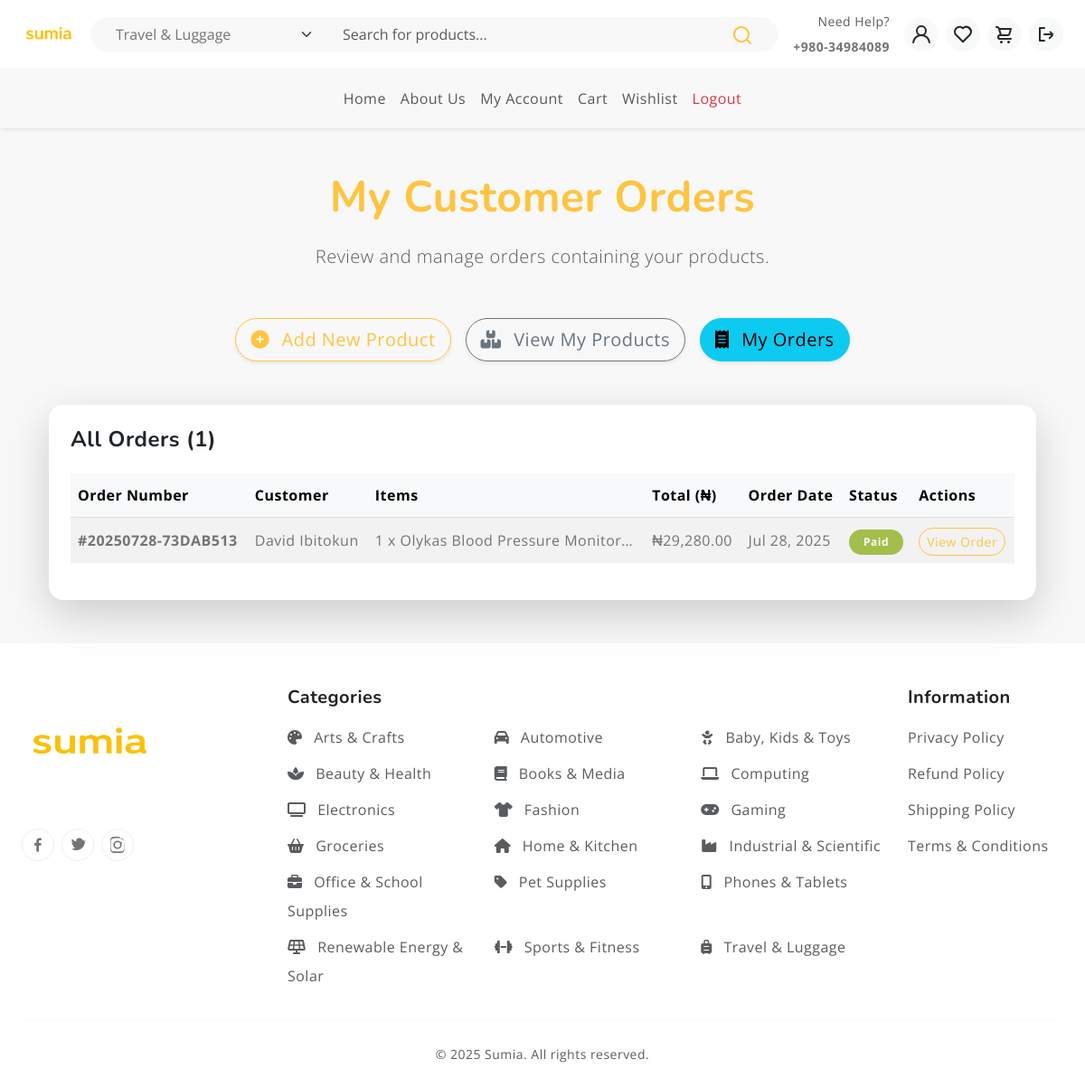
The app's page /vendor/orders/ (signed in), older data.
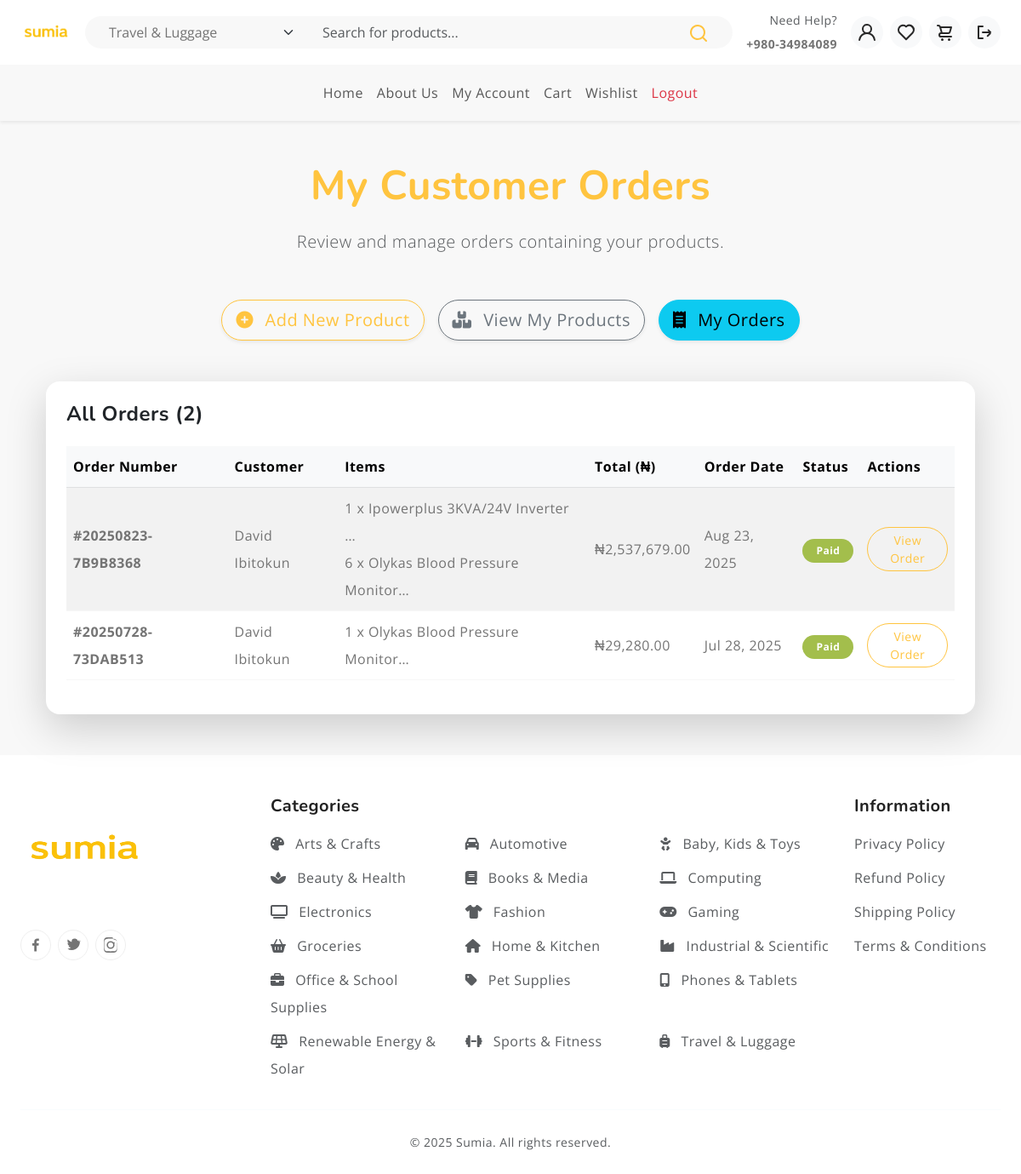
The same page, newer data.
### authentications/models.py (models this page shows, shortened)
class UsersRegistration(AbstractUser):
    ACCOUNT_CHOICES = [
        ('user', 'User'),
        ('vendor', 'Vendor'),
    ]
    account_type = models.CharField(
        max_length=10,
        choices=ACCOUNT_CHOICES,
        default='user',
        verbose_name='Account Type'
    )
    agreed_to_terms = models.BooleanField(
        default=False, # It's good practice to have a default value
        verbose_name='Agreed to Terms and Conditions'
    )
    class Meta:
        verbose_name = 'User Registration'
        verbose_name_plural = 'Users Registrations'

### pages/models.py (models this page shows, shortened)
class Order(models.Model):
    STATUS_CHOICES = [
        ('pending', 'Pending'),
        ('processing', 'Processing'),
        ('shipped', 'Shipped'),
        ('delivered', 'Delivered'),
        ('cancelled', 'Cancelled'),
    ]
    PAYMENT_METHOD_CHOICES = [
        ('COD', 'Cash on Delivery'),
        ('Card', 'Credit/Debit Card'),
        ('Bank Transfer', 'Bank Transfer'),
    ]
    user = models.ForeignKey(User, on_delete=models.SET_NULL, null=True, blank=True)
    total_price = models.DecimalField(max_digits=10, decimal_places=2)
    created_at = models.DateTimeField(auto_now_add=True)
    updated_at = models.DateTimeField(auto_now=True)
    is_paid = models.BooleanField(default=False)
    status = models.CharField(max_length=50, choices=STATUS_CHOICES, default='pending')
    address = models.CharField(max_length=255, blank=True, null=True)
    city = models.CharField(max_length=100, blank=True, null=True)
    zip_code = models.CharField(max_length=20, blank=True, null=True)
    country = models.CharField(max_length=100, blank=True, null=True)
    phone_number = models.CharField(max_length=20, blank=True, null=True)
    payment_method = models.CharField(max_length=50, choices=PAYMENT_METHOD_CHOICES, default='COD')
    order_number = models.CharField(max_length=50, unique=True, blank=True, null=True)
    session_key = models.CharField(max_length=40, blank=True, null=True,
                                   help_text="Session key for guest orders if user is not logged in.")
    class Meta:
        ordering = ['-created_at']

class OrderItem(models.Model):
    order = models.ForeignKey(Order, on_delete=models.CASCADE)
    product = models.ForeignKey(Product, on_delete=models.SET_NULL, null=True, blank=True) # Product can be null if deleted
    quantity = models.PositiveIntegerField(default=1)
    price_at_purchase = models.DecimalField(max_digits=10, decimal_places=2) # Store price at time of order

class Product(models.Model):
    name = models.CharField(max_length=200)
    slug = models.SlugField(max_length=200, unique=True, blank=True)
    description = models.TextField()
    price = models.DecimalField(max_digits=10, decimal_places=2)
    discount_price = models.DecimalField(max_digits=10, decimal_places=2, null=True, blank=True)
    image = models.ImageField(upload_to='products/images/')
    stock_quantity = models.IntegerField(default=0)
    is_available = models.BooleanField(default=True)
    created_at = models.DateTimeField(auto_now_add=True)
    updated_at = models.DateTimeField(auto_now=True)
    creator = models.ForeignKey(User, on_delete=models.SET_NULL, null=True, blank=True, related_name='created_products')
    category = models.ForeignKey(
        Category,
        on_delete=models.SET_NULL,
        null=True,
        blank=True,
        related_name='products_in_category'
    )
    brand = models.ForeignKey(Brand, on_delete=models.SET_NULL, null=True, blank=True, related_name='products')
    tags = TaggableManager(blank=True) # For django-taggit
    class Meta:
        ordering = ['-created_at']

class Category(models.Model):
    name = models.CharField(max_length=100, unique=True)
    slug = models.SlugField(max_length=100, unique=True, blank=True)
    parent = models.ForeignKey(
        'self',
        on_delete=models.SET_NULL,
        null=True,
        blank=True,
        related_name='subcategories'
    )
    description = models.TextField(blank=True)
    is_active = models.BooleanField(default=True)
    created_at = models.DateTimeField(auto_now_add=True)
    updated_at = models.DateTimeField(auto_now=True)
    icon = models.CharField(
        max_length=50,
        blank=True,
        null=True,
        help_text="Font Awesome 6 icon class (e.g., 'fa-solid fa-laptop'). Auto-assigned if empty."
    )
    class Meta:
        verbose_name_plural = 'Categories'
        ordering = ['name']
    CATEGORY_ICON_MAP = {
        'phones': 'fa-solid fa-mobile-alt', 'tablets': 'fa-solid fa-tablet-alt',
        'electronics': 'fa-solid fa-tv', 'computing': 'fa-solid fa-laptop',
        'laptops': 'fa-solid fa-laptop', 'desktops': 'fa-solid fa-desktop',
        'fashion': 'fa-solid fa-shirt', 'clothing': 'fa-solid fa-shirt',
        'shoes': 'fa-solid fa-shoe-prints', 'beauty': 'fa-solid fa-spa',
        'health': 'fa-solid fa-heart-pulse', 'home': 'fa-solid fa-house',
        'kitchen': 'fa-solid fa-blender', 'baby': 'fa-solid fa-baby',
        'kids': 'fa-solid fa-child', 'toys': 'fa-solid fa-robot',
        'sports': 'fa-solid fa-dumbbell', 'fitness': 'fa-solid fa-running',
        'automotive': 'fa-solid fa-car', 'motorcycles': 'fa-solid fa-motorcycle',
        'books': 'fa-solid fa-book', 'media': 'fa-solid fa-compact-disc',
        'gaming': 'fa-solid fa-gamepad', 'groceries': 'fa-solid fa-basket-shopping',
        'food': 'fa-solid fa-apple-whole', 'office': 'fa-solid fa-briefcase',
        'school': 'fa-solid fa-pencil-alt', 'arts': 'fa-solid fa-palette',
        'crafts': 'fa-solid fa-scissors', 'travel': 'fa-solid fa-suitcase-rolling',
        'luggage': 'fa-solid fa-suitcase', 'pets': 'fa-solid fa-paw',
        'industrial': 'fa-solid fa-industry', 'scientific': 'fa-solid fa-flask',
        'renewable': 'fa-solid fa-solar-panel', 'solar': 'fa-solid fa-sun',
        'power': 'fa-solid fa-bolt', 'smartphones': 'fa-solid fa-mobile-alt',
        'tablets': 'fa-solid fa-tablet-alt', 'televisions': 'fa-solid fa-tv',
        'cameras': 'fa-solid fa-camera', 'printers': 'fa-solid fa-print',
        'fragrances': 'fa-solid fa-spray-can', 'skincare': 'fa-solid fa-face-mask',
        'cookware': 'fa-solid fa-utensils', 'appliances': 'fa-solid fa-fan',
        'diapers': 'fa-solid fa-baby-carriage', 'strollers': 'fa-solid fa-baby-carriage',
        'consoles': 'fa-solid fa-gamepad', 'stationery': 'fa-solid fa-pen-fancy',
        'suitcases': 'fa-solid fa-suitcase-rolling', 'dog food': 'fa-solid fa-dog',
        'cat food': 'fa-solid fa-cat', 'test instruments': 'fa-solid fa-microscope',
        'power tools': 'fa-solid fa-screwdriver-wrench', 'inverters': 'fa-solid fa-charging-station',
        'batteries': 'fa-solid fa-battery-full',
    }
    DEFAULT_ICON = 'fa-solid fa-tag' # Fallback icon

### pages/views.py (the view)
# urls.py: path('vendor/orders/', vendor_orders, name='vendor_orders'),
@login_required(login_url='login')
def vendor_orders(request):
    vendor_orders_list = Order.objects.filter(orderitem__product__creator=request.user)\
                                      .distinct()\
                                      .select_related('user')\
                                      .annotate(
                                          vendor_total_amount=Sum(
                                              F('orderitem__quantity') * F('orderitem__price_at_purchase'),
                                              filter=Q(orderitem__product__creator=request.user)
                                          )
                                      ).order_by('-created_at')
    top_level_categories = Category.objects.filter(parent__isnull=True).order_by('name')
    context = {
        'orders': vendor_orders_list,
        'top_level_categories': top_level_categories,
    }
    return render(request, 'vendor_orders.html', context)

### pages/context_processors.py (called while the page is built)
def categories_for_search(request):
    top_level_categories = Category.objects.filter(parent__isnull=True).prefetch_related('subcategories').order_by('name')
    return {
        'top_level_categories': top_level_categories
    }

### templates/vendor_orders.html (shortened to what the changed rows need)
{% extends 'base.html' %}
{% load static %}
{% load humanize %}
{% block content %}
<section class="py-5 bg-light">
    <div class="container">
        <div class="text-center mb-5">
            <h2 class="fw-bold text-primary display-5 mb-3">My Customer Orders</h2>
        </div>
        <div class="card shadow-lg border-0 rounded-4">
            <div class="card-body p-4">
                <h4 class="card-title mb-4 fw-bold text-dark">All Orders ({{ orders.count|intcomma }})</h4>
                {% if orders %}
                    <div class="table-responsive">
                        <table class="table table-hover table-striped align-middle">
                            <thead class="table-light">
                                <tr>
                                    <th scope="col">Order Number</th>
                                    <th scope="col">Customer</th>
                                    <th scope="col">Items</th>
                                    <th scope="col">Total (₦)</th>
                                    <th scope="col">Order Date</th>
                                    <th scope="col">Status</th>
                                    <th scope="col">Actions</th>
                                </tr>
                            </thead>
                            <tbody>
                                {% for order in orders %}
                                <tr>
                                    <th scope="row">#{{ order.order_number }}</th>
                                    <td>
                                        {% if order.user %}
                                            {{ order.user.get_full_name|default:order.user.username }}
                                        {% else %}
                                            Guest User
                                        {% endif %}
                                    </td>
                                    <td>
                                        <ul class="list-unstyled mb-0">
                                            {% for item in order.orderitem_set.all %}
                                                {% if item.product.creator == request.user %}
                                                    <li>{{ item.quantity }} x {{ item.product.name|truncatechars:30 }}</li>
                                                {% endif %}
                                            {% endfor %}
                                        </ul>
                                    </td>
                                    <td>₦{{ order.total_price|intcomma }}</td>
                                    <td>{{ order.created_at|date:"M d, Y" }}</td>
                                    <td>
                                        {% if order.is_paid %}
                                            <span class="badge bg-success py-2 px-3 rounded-pill">Paid</span>
                                        {% else %}
                                            <span class="badge bg-warning text-dark py-2 px-3 rounded-pill">Pending Payment</span>
                                        {% endif %}
                                    </td>
                                    <td>
                                        <a href="{% url 'vendor_order_detail' order.order_number %}" class="btn btn-sm btn-outline-primary rounded-pill">View Order</a>
                                    </td>
                                </tr>
                                {% endfor %}
                            </tbody>
                        </table>
                    </div>
                {% endif %}
            </div>
        </div>
    </div>
</section>
{% endblock %}

### templates/base.html (shortened to what the changed rows need)
<!DOCTYPE html>
<html lang="en">
<head>
  {% load static %}
  <link rel="stylesheet" href="https://cdnjs.cloudflare.com/ajax/libs/font-awesome/6.5.2/css/all.min.css"
 />
  <link rel="stylesheet" href="https://cdn.jsdelivr.net/npm/swiper@9/swiper-bundle.min.css">
  <link href="https://cdn.jsdelivr.net/npm/bootstrap@5.3.0-alpha3/dist/css/bootstrap.min.css" rel="stylesheet"
>
  <link rel="stylesheet" type="text/css" href="{% static 'css/vendor.css' %}">
  <link rel="stylesheet" type="text/css" href="{% static 'style.css' %}">
</head>
<body>
  {% block content %}
  {% endblock %}
<footer class="text-light pt-5 pb-4">
  <div class="container-fluid">
    <div class="row gy-4">
      <div class="col-lg-7 col-md-12">
        <div class="row">
          {% for parent in top_level_categories %}
          <div class="col-6 col-sm-4 mb-2">
            <a href="{% url 'category_detail' parent.slug %}" class="text-muted text-decoration-none">
              {% if parent.icon %}<i class="{{ parent.icon }} me-2"></i>{% endif %}
              {{ parent.name }}
            </a>
          </div>
          {% endfor %}
        </div>
      </div>
    </div>
  </div>
</footer>
</body>
</html>

Row changes from the older to the newer data that the page shows:
computed for UsersRegistration: count "1" → "2"
added Order: order_number "20250823-7B9B8368", user.get_full_name "David Ibitokun", total_price "2,537,679.00", created_at "Aug 23, 2025", is_paid "Paid"
added OrderItem: quantity "1", product.name "Ipowerplus 3KVA/24V Inverter …", shown under "20250823-7B9B8368"
added OrderItem: quantity "6", product.name "Olykas Blood Pressure Monitor…", shown under "20250823-7B9B8368"
